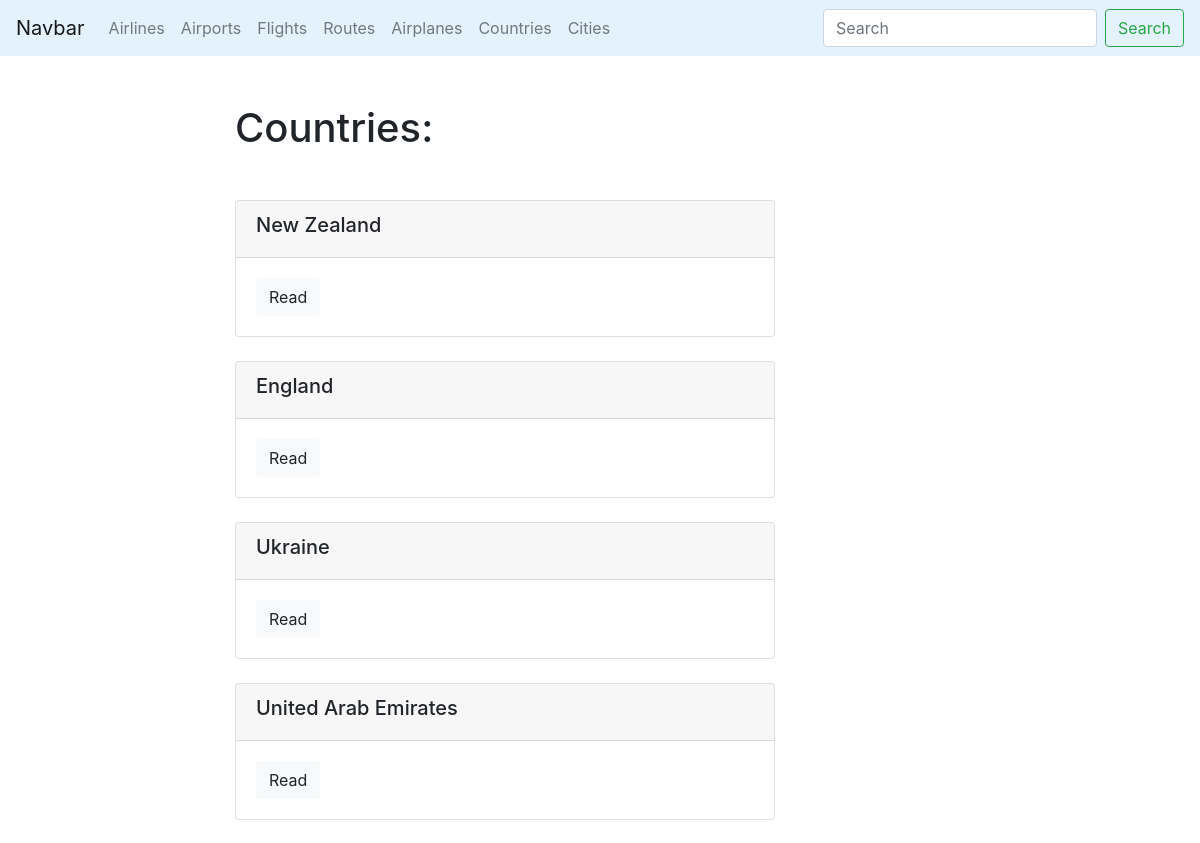
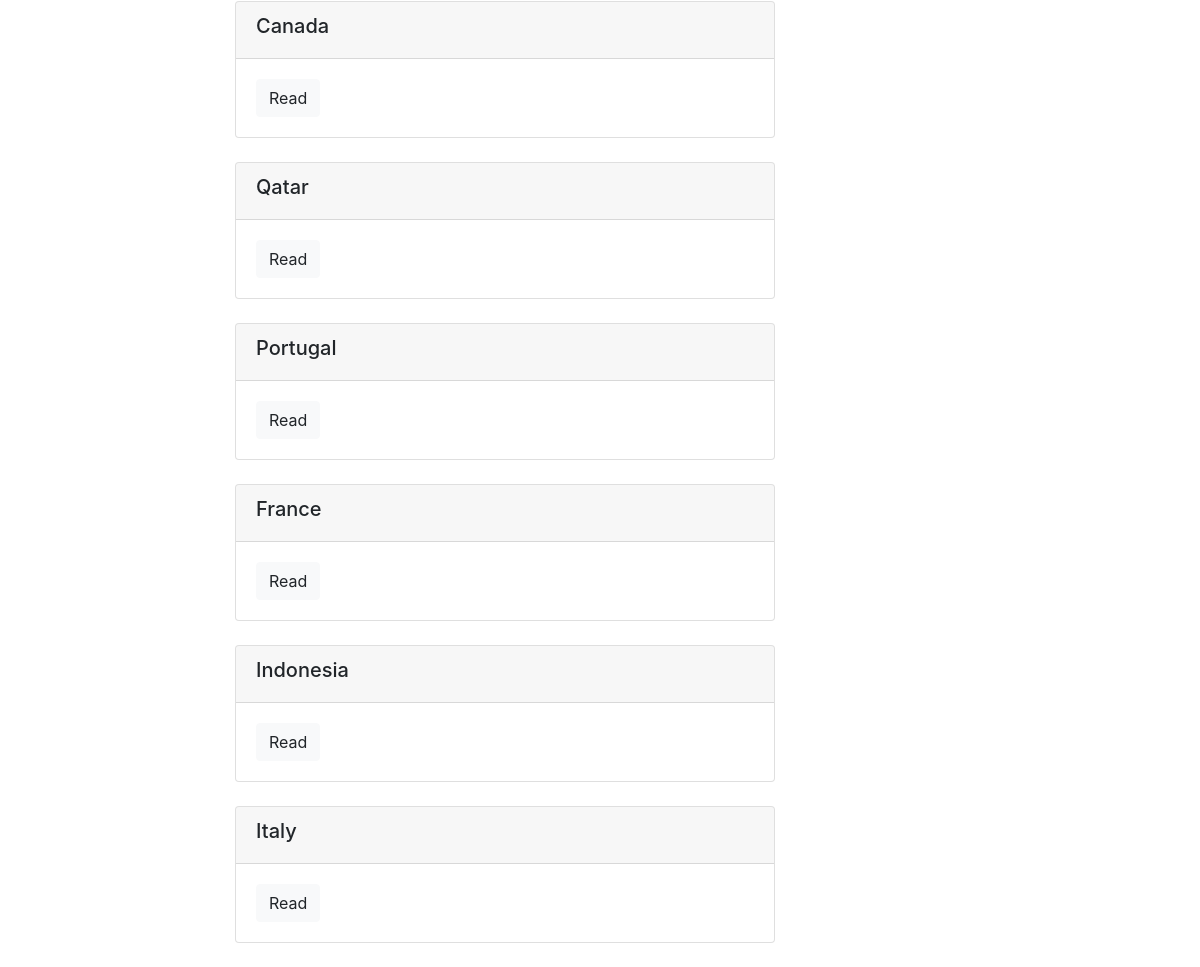
Screenshot of /airtickets/countries/ with the database file from the repository (2 pictures, top to bottom).
### airtickets/models.py (models this page shows, shortened)
class Country(models.Model):
    name = models.CharField(max_length=50, db_index=True, unique=True)
    slug = models.SlugField(max_length=50, unique=True, blank=True)
    def get_absolute_url(self):
        return reverse('country_detail_url', kwargs={'slug': self.slug})

### airtickets/views.py (the view)
# urls.py: path('countries/', countries_list, name='countries_list_url'),
def countries_list(request):
    countries = Country.objects.all()
    return render(request, 'airtickets/countries_list.html', context={'countries': countries})

### airtickets/templates/airtickets/countries_list.html (shortened to what this page needs)
{% extends 'airtickets/base_airtickets.html' %}
{% block content %}
    <h1 class="mb-5">Countries:</h1>
    {% for country in countries %}
        {% include 'airtickets/includes/country_card_template.html' %}
    {% endfor %}
{% endblock %}

### airtickets/templates/airtickets/includes/country_card_template.html
<div class="card mb-4">
    <div class="card-header">
        <h5> {{ country.name }} </h5>
    </div>
    <div class="card-body">
        <a href="{{ country.get_absolute_url }}" class="btn btn-light">Read</a>
    </div>
</div>

### rows the page displays
Country: name "New Zealand"
Country: name "England"
Country: name "Ukraine"
Country: name "United Arab Emirates"
Country: name "Canada"
Country: name "Qatar"
Country: name "Portugal"
Country: name "France"
Country: name "Indonesia"
Country: name "Italy"
